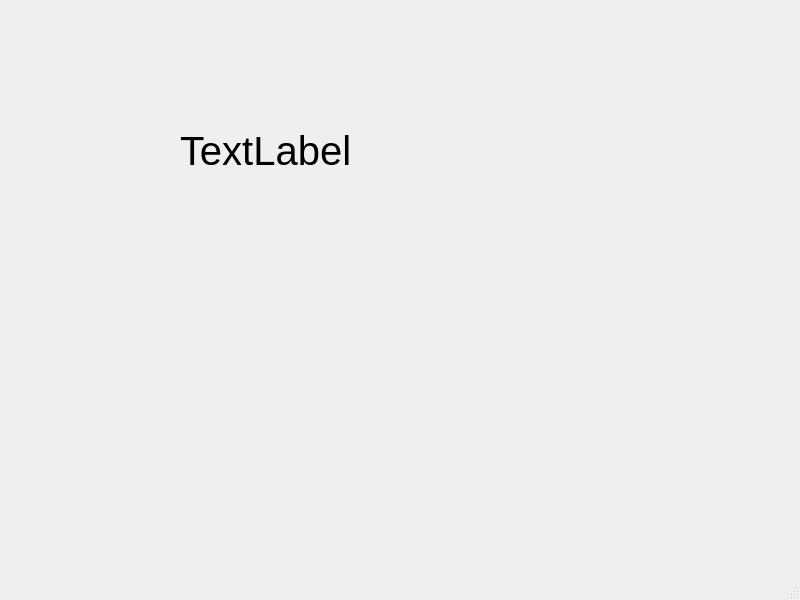
<?xml version="1.0" encoding="UTF-8"?>
<ui version="4.0">
 <class>MainWindow</class>
 <widget class="QMainWindow" name="MainWindow">
  <property name="geometry">
   <rect>
    <x>0</x>
    <y>0</y>
    <width>800</width>
    <height>600</height>
   </rect>
  </property>
  <property name="windowTitle">
   <string>MainWindow</string>
  </property>
  <widget class="QWidget" name="centralwidget">
   <widget class="QLabel" name="show_output">
    <property name="geometry">
     <rect>
      <x>180</x>
      <y>100</y>
      <width>271</width>
      <height>101</height>
     </rect>
    </property>
    <property name="font">
     <font>
      <pointsize>30</pointsize>
     </font>
    </property>
    <property name="text">
     <string>TextLabel</string>
    </property>
   </widget>
  </widget>
  <widget class="QMenuBar" name="menubar">
   <property name="geometry">
    <rect>
     <x>0</x>
     <y>0</y>
     <width>800</width>
     <height>22</height>
    </rect>
   </property>
  </widget>
  <widget class="QStatusBar" name="statusbar"/>
 </widget>
 <resources/>
 <connections/>
</ui>
